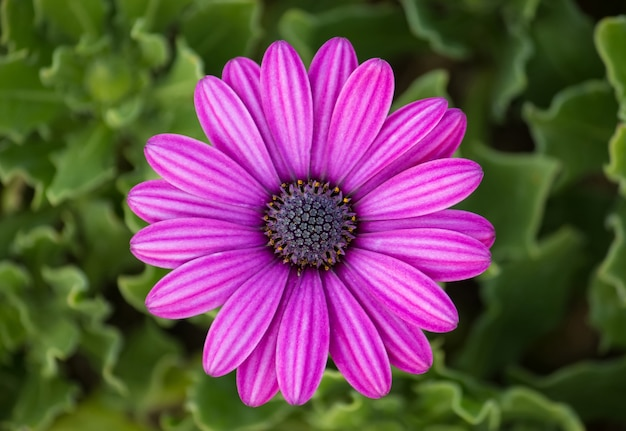
#> input picture purple.jpg, 626 x 431 px
$ python 'DIP Lab 7(Opening and Closing Operation of an Image).py'
#> lines starting #> are read from the running program, lines starting #| are printed output that depends on the picture
import numpy as np
import matplotlib.pyplot as plt
from skimage import io, color
from skimage.morphology import opening, closing, square

# Read the RGB image
img_color = io.imread('purple.jpg')
#> img_color is the input picture: shape (431, 626, 3); mean R, G, B 106.7, 75.4, 83.1

# Define the structuring element (e.g., a 5x5 square)
se = square(5)

# Function to apply opening and closing on each color channel independently
def apply_morphological_operations(image, se):
    # Create empty arrays to hold the processed color channels
    opened_img = np.zeros_like(image)
    closed_img = np.zeros_like(image)

    # Apply the operations on each channel (R, G, B)
    for i in range(3):  # Loop over the R, G, B channels
        opened_img[:, :, i] = opening(image[:, :, i], se)
        closed_img[:, :, i] = closing(image[:, :, i], se)
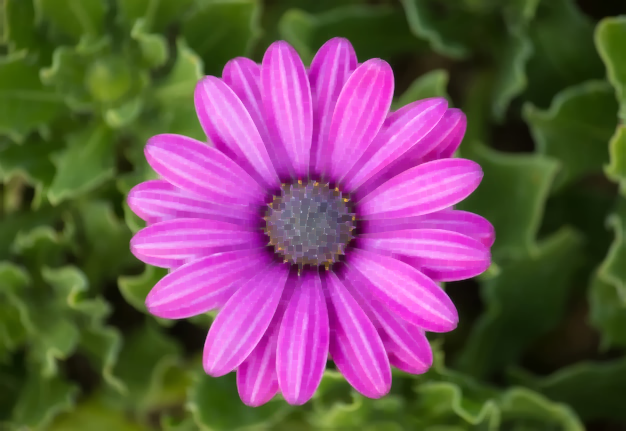
#> closed_img: shape (431, 626, 3); mean R, G, B 110.6, 80.6, 87.3
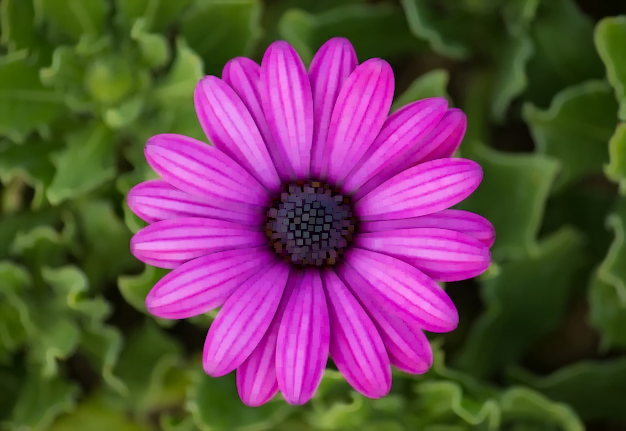
#> opened_img: shape (431, 626, 3); mean R, G, B 103.4, 70.1, 79.5

    return opened_img, closed_img

# Apply opening and closing on the color image
opened_img_color, closed_img_color = apply_morphological_operations(img_color, se)

# Display the original image, opened image, and closed image
plt.figure(figsize=(15, 5))

# Plot original color image
plt.subplot(1, 3, 1)
plt.imshow(img_color)
plt.title('Original RGB Image')
plt.axis('off')

# Plot opened RGB image
plt.subplot(1, 3, 2)
plt.imshow(opened_img_color)
plt.title('Opened RGB Image')
plt.axis('off')

# Plot closed RGB image
plt.subplot(1, 3, 3)
plt.imshow(closed_img_color)
plt.title('Closed RGB Image')
plt.axis('off')

plt.tight_layout()
plt.show()
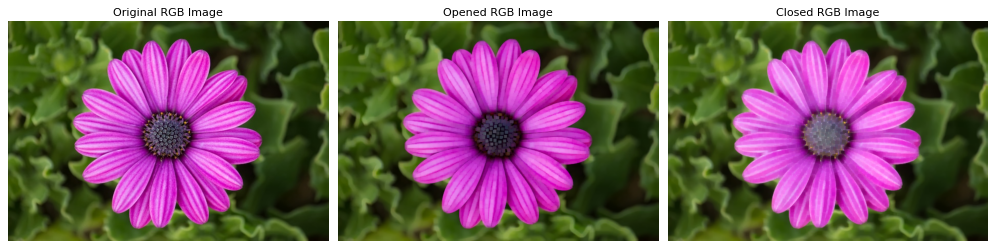
#> figure drawn by matplotlib, 3 panels

$ run again, with flower.jpg copied over purple.jpg
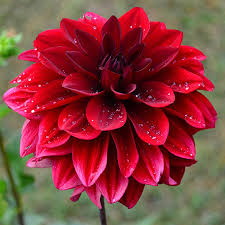
#> input picture flower.jpg, 225 x 225 px
#> img_color is the input picture: shape (225, 225, 3); mean R, G, B 137.7, 61.1, 61.6
#> after the loop in apply_morphological_operations, `for i in range(3):`:
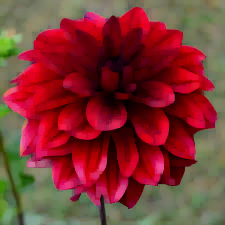
#> opened_img: shape (225, 225, 3); mean R, G, B 128, 53.9, 52.1
#> `plt.show()`:
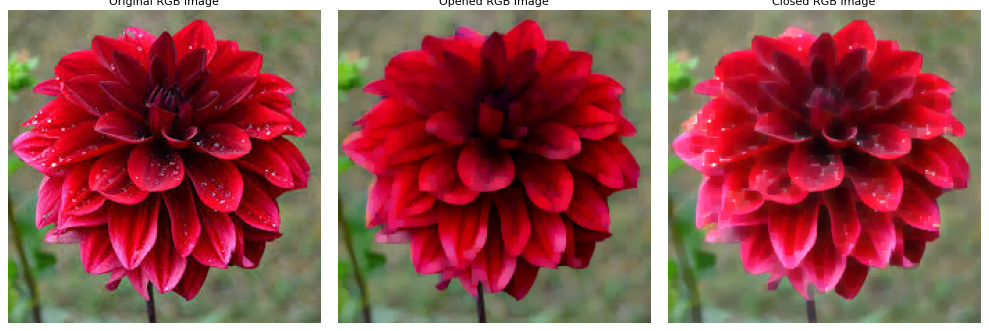
#> figure drawn by matplotlib, 3 panels

$ run again, with night.jpg copied over purple.jpg
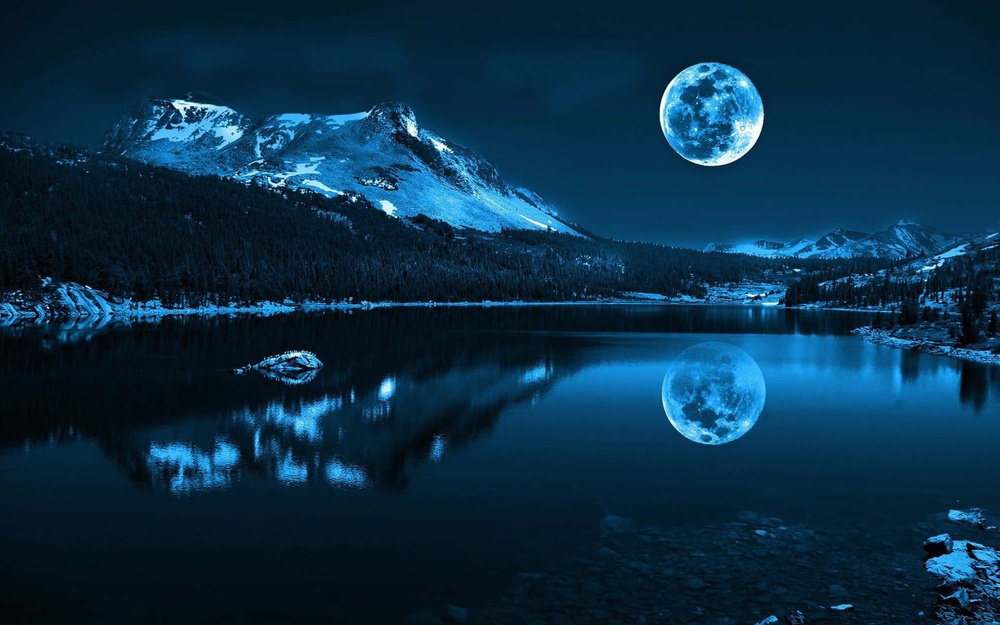
#> input picture night.jpg, 1000 x 625 px, shrunk from 1920 x 1200 before the run
#> img_color is the input picture: shape (625, 1000, 3); mean R, G, B 10, 46.5, 71.2
#> after the loop in apply_morphological_operations, `for i in range(3):`:
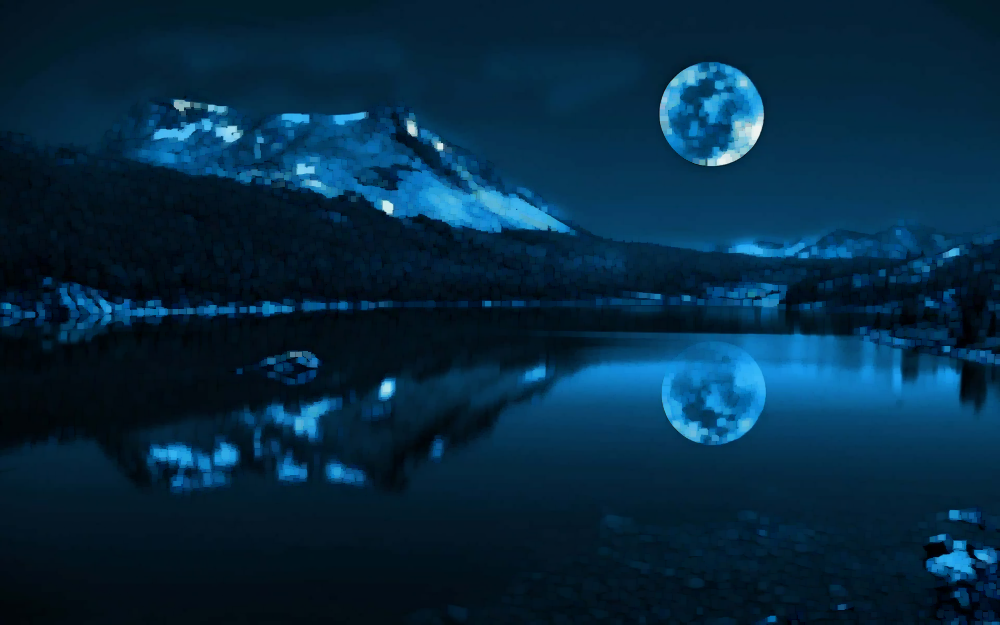
#> opened_img: shape (625, 1000, 3); mean R, G, B 5.1, 41.5, 66
#> `plt.show()`:
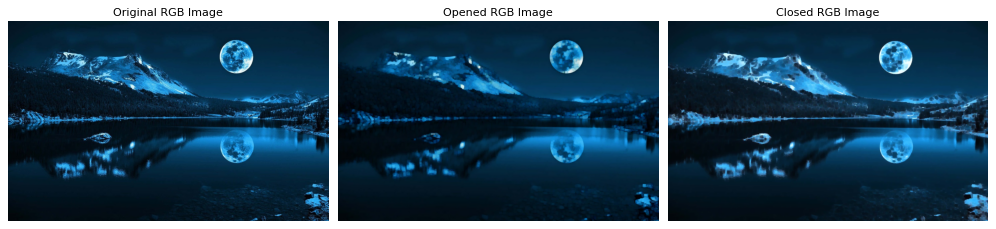
#> figure drawn by matplotlib, 3 panels

$ run again, with mahfuz.jpeg copied over purple.jpg
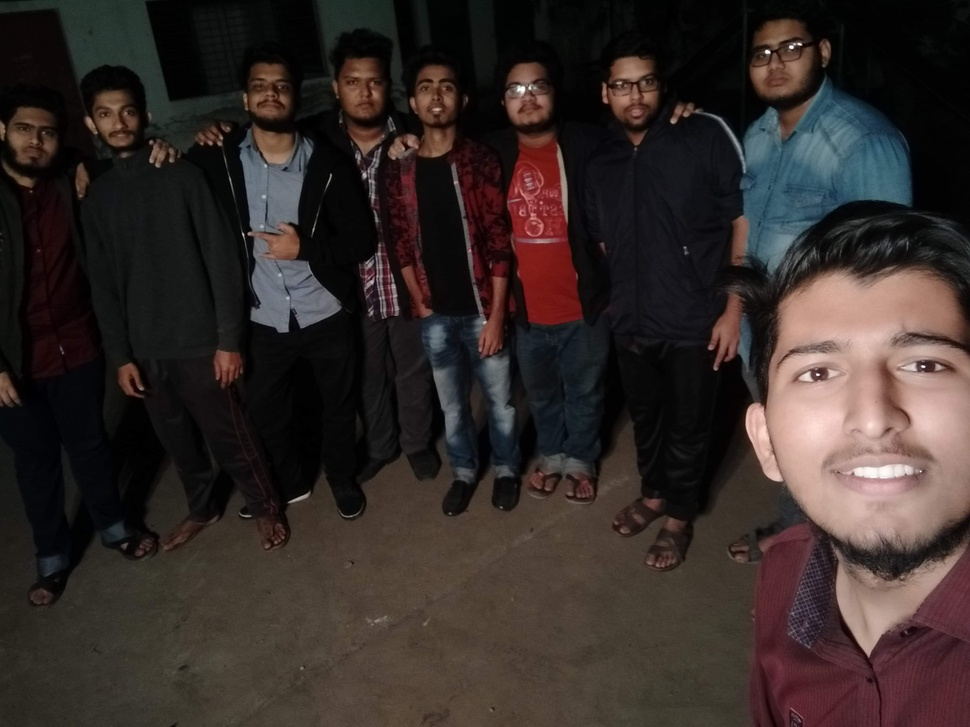
#> input picture mahfuz.jpeg, 970 x 727 px, shrunk from 3264 x 2448 before the run
#> img_color is the input picture: shape (727, 970, 3); mean R, G, B 52.8, 43.4, 40.6
#> `plt.show()`:
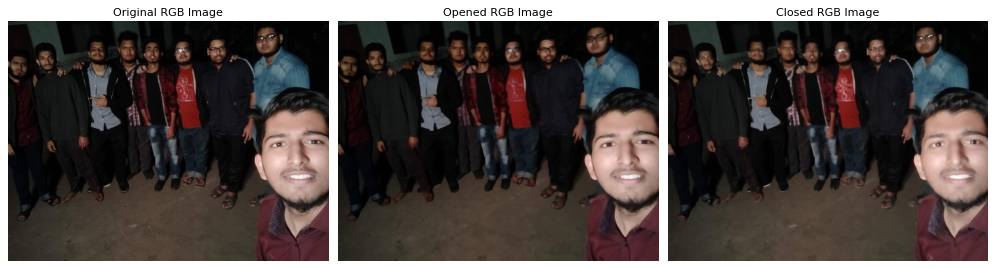
#> figure drawn by matplotlib, 3 panels
